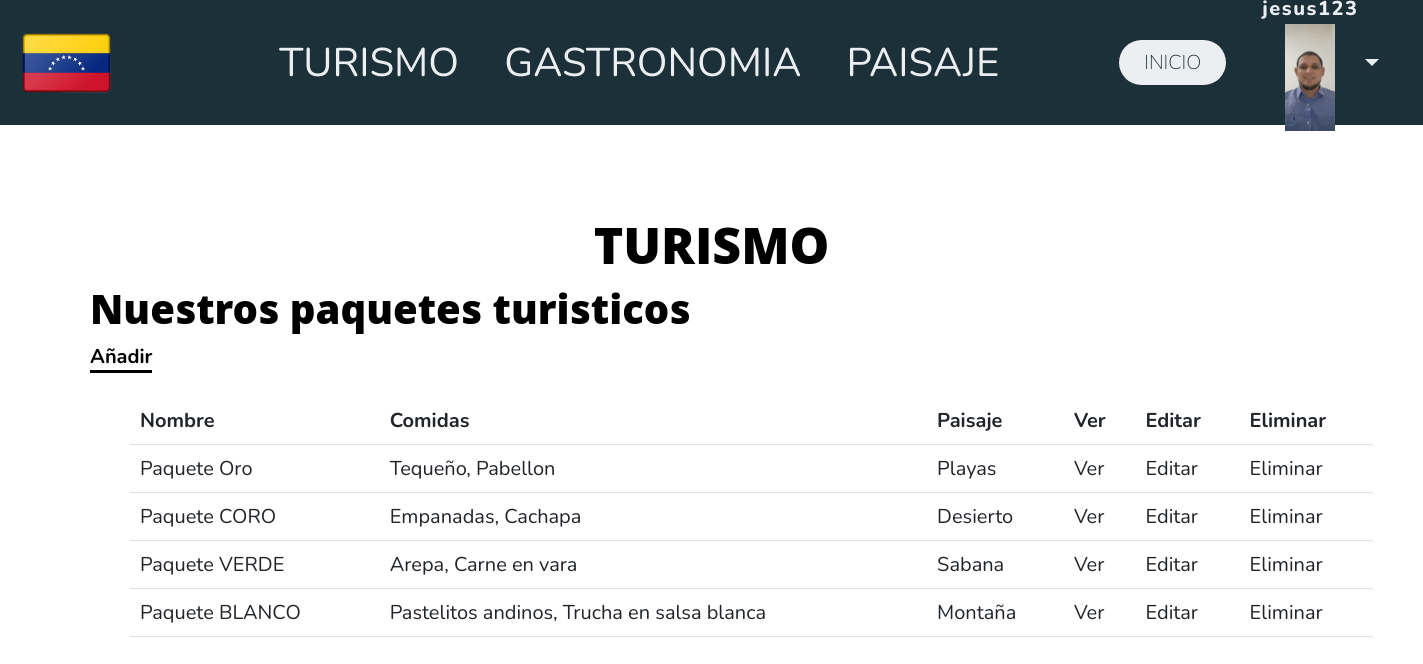
The app's page /vzla/turismo/ (signed in) with its own data.
### vzla/models.py (models this page shows, shortened)
class Avatar(models.Model):
    user = models.OneToOneField(User, on_delete=models.CASCADE, null=True)
    imagen = models.ImageField(upload_to='avatares', null=True, blank=True)

class Turismo(models.Model):
    nombre = models.CharField(max_length=64)
    comidas = models.CharField(max_length=128)
    paisajes = models.CharField(max_length=128)
    fecha_limite = models.DateField(null=True)
    descripcion = models.TextField()
    imagen = models.ImageField(upload_to="turismo", null=True, blank=True)

### vzla/views.py (the view)
# urls.py: path('turismo/', turismo, name='turismo'),
def turismo(request):
    context = {'turismo' : Turismo.objects.all()}
    return render(request=request,template_name='vzla/turismo.html',context=context)

### vzla/templates/vzla/turismo.html (shortened to what this page needs)
{% extends "vzla/base.html" %}
{% block contenido %}
    <div>
        <h1 align="center">TURISMO</h1>
        <ul>
        <h2>Nuestros paquetes turisticos</h2>
        <a class='vinculo' href="{% url 'crear_turismo' %}">Añadir</a>
        <br></br>
        <ul>
        <table class="table">
            <tbody>
            <tr>
                <th>Nombre</th>
                <th>Comidas</th>
                <th>Paisaje</th>
                <th>Ver</td>
                <th>Editar</td>
                <th>Eliminar</td>
            </tr>
            {% for turis in turismo %}
            <tr>
                <td>{{ turis.nombre }}</td>
                <td>{{ turis.comidas }}</td>
                <td>{{ turis.paisajes }}</td>
                <td>
                <a href="{% url 'detalle_turismo' turis.id %}">Ver</a>
                </td>
                <td>
                <a href="{% url 'editar_turismo' turis.id %}">Editar</a>
                </td>
                <td>
                <a href="{% url 'eliminar_turismo' turis.id %}">Eliminar</a>
                </td>
            </tr>
            {% endfor %}
            </tbody>
        </table>
    </div>
{% endblock contenido %}

### vzla/templates/vzla/base.html (shortened to what this page needs)
{% load static %}
<link rel="stylesheet" href="{% static "styles.css" %}" type='text/css'>
<!DOCTYPE html>
<html lang="en">
<head>
</head>
<body>
    <header class="header">
        <div class="logo">
            <img src={% static "img/vzla4.png" %} alt="bandera" >
        </div>
        <nav>
           <ul class="nav-links">
                <li><a href="{% url 'turismo' %}">TURISMO</a></li>
                <li><a href="{% url 'gastronomia' %}">GASTRONOMIA</a></li>
                <li><a href="{% url 'paisajes' %}">PAISAJE</a></li>
           </ul>
        </nav>
        <a class="boton" href="{% url 'inicio' %}"><button>INICIO</button></a>
        {% if user.is_authenticated %}
        <div class="dropdown">
            <button class="btn btn-secondary dropdown-toggle" type="button" id="dropdownMenuButton1" data-bs-toggle="dropdown" aria-expanded="false">
                <div style="display: inline-grid";align = "center">
                    <span style="">{{ user.username }}</span>
                    <div align = "center">
                        <img src="{{ user.avatar.imagen.url }}" style="width:50px;"/>
                    </div>
                </div>
            </button>
          </div>
        {% else %}
        <a class="btn btn-secondary" href="{% url 'login' %}" >Iniciar Sesión</a>
        {% endif %}
    </header>
</body>
<section style="padding:90px 50px;">
    {% block contenido %}
    {% endblock contenido %}
</section>
</html>

### records on screen
Turismo: nombre "Paquete Oro", comidas "Tequeño, Pabellon", paisajes "Playas"
Turismo: nombre "Paquete CORO", comidas "Empanadas, Cachapa", paisajes "Desierto"
Turismo: nombre "Paquete VERDE", comidas "Arepa, Carne en vara", paisajes "Sabana"
Turismo: nombre "Paquete BLANCO", comidas "Pastelitos andinos, Trucha en salsa blanca", paisajes "Montaña"
